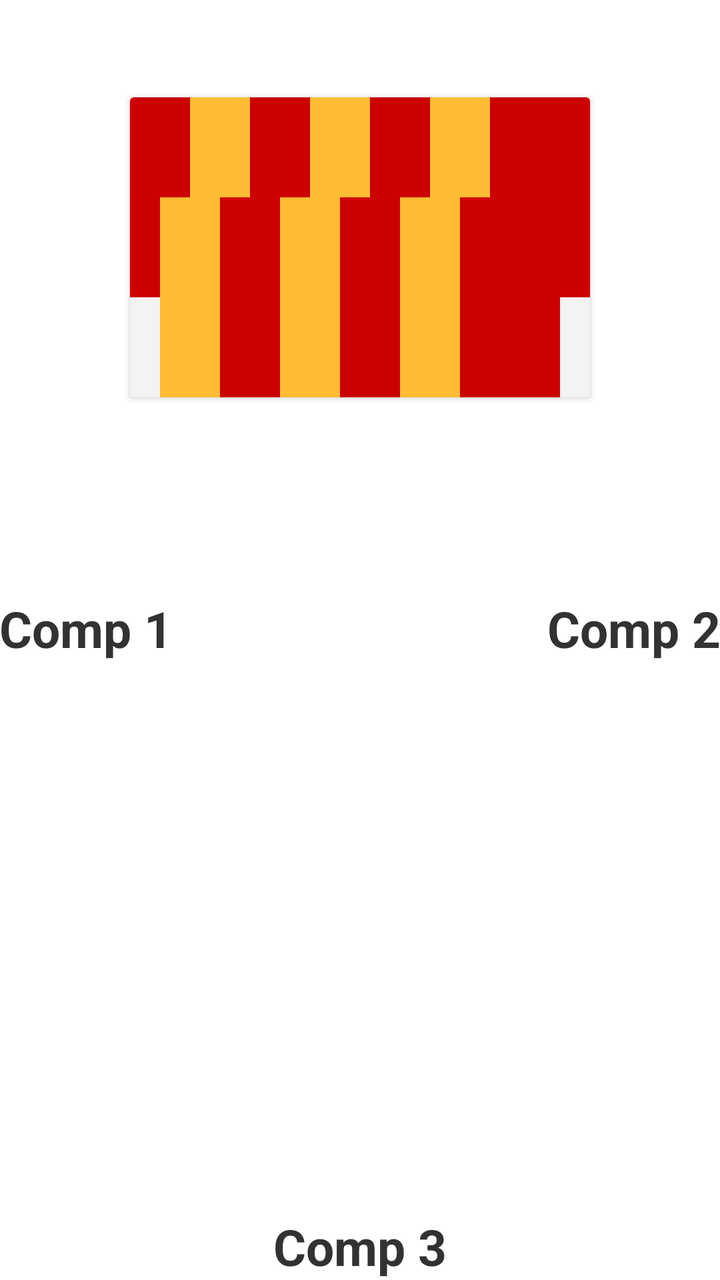
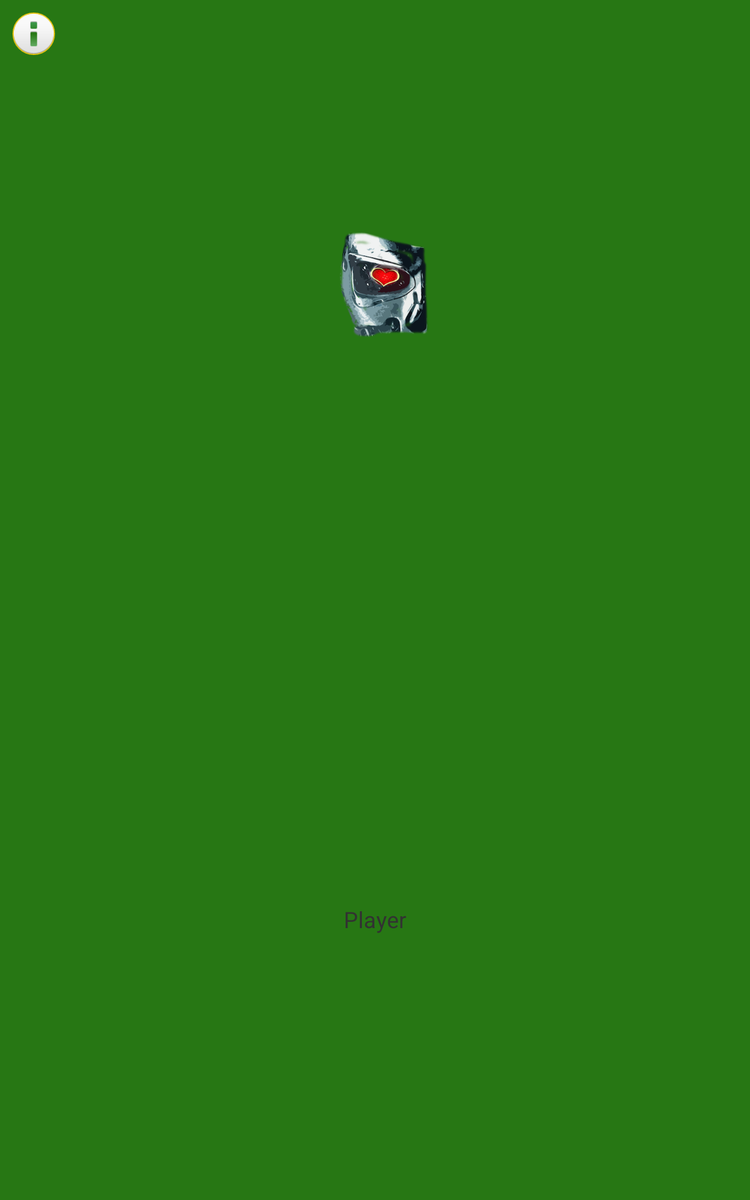

Compare how this app lays out the same screen by default and in its alternative resource folder. The renders come first, then the two layout files and the values they reference.
<!-- AndroidManifest.xml: activity theme AppTheme.NoActionBar -->
<!-- res/layout/activity_main.xml -->
<?xml version="1.0" encoding="utf-8"?>
<LinearLayout xmlns:android="http://schemas.android.com/apk/res/android"
    xmlns:tools="http://schemas.android.com/tools"
    android:layout_width="match_parent"
    android:layout_height="match_parent"
    android:orientation="vertical"
    android:paddingBottom="@dimen/activity_vertical_margin"
    android:paddingLeft="@dimen/activity_horizontal_margin"
    android:paddingRight="@dimen/activity_horizontal_margin"
    android:paddingTop="@dimen/activity_vertical_margin"
    tools:context=".activities.MainActivity">

    <TextView
        android:id="@+id/player_name"
        android:layout_width="wrap_content"
        android:layout_height="wrap_content"
        android:layout_gravity="left"
        android:textSize="25sp"
        android:textStyle="bold" />

    <android.support.v7.widget.CardView
        android:id="@+id/player_hand"
        android:layout_width="wrap_content"
        android:layout_height="wrap_content"
        android:layout_gravity="center"
        android:layout_marginTop="15dp"
        android:background="@android:color/holo_blue_bright">

        <ImageButton
            android:id="@+id/card_1"
            android:layout_width="50dp"
            android:layout_height="100dp"
            android:background="@android:color/holo_red_dark"
            android:scaleType="fitXY" />

        <ImageButton
            android:id="@+id/card_2"
            android:layout_width="50dp"
            android:layout_height="100dp"
            android:layout_marginLeft="30dp"
            android:layout_marginTop="0dp"
            android:background="@android:color/holo_orange_light"
            android:scaleType="fitXY" />

        <ImageButton
            android:id="@+id/card_3"
            android:layout_width="50dp"
            android:layout_height="100dp"
            android:layout_marginLeft="60dp"
            android:layout_marginTop="0dp"
            android:background="@android:color/holo_red_dark"
            android:scaleType="fitXY" />

        <ImageButton
            android:id="@+id/card_4"
            android:layout_width="50dp"
            android:layout_height="100dp"
            android:layout_marginLeft="90dp"
            android:layout_marginTop="0dp"
            android:background="@android:color/holo_orange_light"
            android:scaleType="fitXY" />

        <ImageButton
            android:id="@+id/card_5"
            android:layout_width="50dp"
            android:layout_height="100dp"
            android:layout_marginLeft="120dp"
            android:layout_marginTop="0dp"
            android:background="@android:color/holo_red_dark"
            android:scaleType="fitXY" />

        <ImageButton
            android:id="@+id/card_6"
            android:layout_width="50dp"
            android:layout_height="100dp"
            android:layout_marginLeft="150dp"
            android:layout_marginTop="0dp"
            android:background="@android:color/holo_orange_light"
            android:scaleType="fitXY" />

        <ImageButton
            android:id="@+id/card_7"
            android:layout_width="50dp"
            android:layout_height="100dp"
            android:layout_marginLeft="180dp"
            android:layout_marginTop="0dp"
            android:background="@android:color/holo_red_dark"
            android:scaleType="fitStart" />

        <ImageButton
            android:id="@+id/card_8"
            android:layout_marginLeft="15dp"
            android:layout_marginTop="50dp"
            android:layout_width="50dp"
            android:layout_height="100dp"
            android:background="@android:color/holo_orange_light"
            android:scaleType="fitXY" />

        <ImageButton
            android:id="@+id/card_9"
            android:layout_marginTop="50dp"
            android:layout_width="50dp"
            android:layout_height="100dp"
            android:layout_marginLeft="45dp"
            android:background="@android:color/holo_red_dark"
            android:scaleType="fitXY" />

        <ImageButton
            android:id="@+id/card_10"
            android:layout_width="50dp"
            android:layout_height="100dp"
            android:layout_marginLeft="75dp"
            android:layout_marginTop="50dp"
            android:background="@android:color/holo_orange_light"
            android:scaleType="fitXY" />

        <ImageButton
            android:id="@+id/card_11"
            android:layout_width="50dp"
            android:layout_height="100dp"
            android:layout_marginLeft="105dp"
            android:layout_marginTop="50dp"
            android:background="@android:color/holo_red_dark"
            android:scaleType="fitXY" />

        <ImageButton
            android:id="@+id/card_12"
            android:layout_width="50dp"
            android:layout_height="100dp"
            android:layout_marginLeft="135dp"
            android:layout_marginTop="50dp"
            android:background="@android:color/holo_orange_light"
            android:scaleType="fitXY" />

        <ImageButton
            android:id="@+id/card_13"
            android:layout_width="50dp"
            android:layout_height="100dp"
            android:layout_marginLeft="165dp"
            android:layout_marginTop="50dp"
            android:background="@android:color/holo_red_dark"
            android:scaleType="fitXY" />

    </android.support.v7.widget.CardView>

    <TextView
        android:id="@+id/test_view"
        android:layout_width="wrap_content"
        android:layout_height="wrap_content"
        android:layout_gravity="center"
        android:layout_marginTop="15dp"
        android:textSize="25sp"
        android:textStyle="bold" />

    <RelativeLayout
        android:id="@+id/relative_layout"
        android:layout_width="wrap_content"
        android:layout_height="wrap_content"
        android:layout_marginTop="50dp">

        <TextView
            android:id="@+id/computer1_name"
            android:layout_width="wrap_content"
            android:layout_height="wrap_content"
            android:text="Comp 1"
            android:textSize="25sp"
            android:textStyle="bold" />

        <TextView
            android:id="@+id/computer2_name"
            android:layout_width="wrap_content"
            android:layout_height="wrap_content"
            android:layout_alignParentEnd="true"
            android:layout_alignParentRight="true"
            android:text="Comp 2"
            android:textSize="25sp"
            android:textStyle="bold" />

        <TextView
            android:id="@+id/computer3_name"
            android:layout_width="wrap_content"
            android:layout_height="wrap_content"
            android:layout_alignParentBottom="true"
            android:layout_centerHorizontal="true"
            android:gravity="center"
            android:text="Comp 3"
            android:textSize="25sp"
            android:textStyle="bold" />

    </RelativeLayout>

</LinearLayout>
<!-- resources referenced by this layout -->
<resources>
  <style name="AppTheme.NoActionBar" parent="android:Theme.Holo.Light.DarkActionBar">
          <item name="windowActionBar">false</item>
          <item name="windowNoTitle">true</item>
      </style>
</resources>
<!-- res/layout-large/activity_main.xml (the author's variant of the layout above) -->
<!-- drawn on a 7-inch tablet held upright -->
<?xml version="1.0" encoding="utf-8"?>
<FrameLayout xmlns:android="http://schemas.android.com/apk/res/android"
    android:layout_width="match_parent"
    android:layout_height="match_parent"
    xmlns:tools="http://schemas.android.com/tools"
    android:background="#277714"
    tools:context=".activities.MainActivity">

    <Button
        android:id="@+id/pass_cards_button"
        android:layout_width="100dp"
        android:layout_height="wrap_content"
        android:layout_gravity="center"
        android:padding="15dp"
        android:onClick="clickedPassCards"
        android:text="@string/pass_cards"
        android:textSize="16sp"
        android:textStyle="bold"
        android:visibility="invisible"
        android:background="@drawable/roundedcorners"/>

    <ImageButton
        android:id="@+id/info_button"
        android:layout_width="wrap_content"
        android:layout_height="wrap_content"
        android:layout_marginTop="10dp"
        android:layout_marginLeft="10dp"
        android:onClick="clickInfoAlert"
        android:background="@drawable/circleimagebutton"
        android:src="@android:drawable/ic_dialog_info"
        />

    

    <RelativeLayout
        android:layout_width="900dp"
        android:layout_height="575dp"
        android:layout_gravity="center"
        android:layout_marginBottom="10dp">

        <TextView
            android:id="@+id/player_name"
            android:layout_width="wrap_content"
            android:layout_height="wrap_content"
            android:layout_alignParentBottom="true"
            android:layout_centerInParent="true"
            android:layout_marginBottom="10dp"
            android:textSize="18sp"
            android:text="Player"
            />

        <ImageView
            android:id="@+id/hal_player_icon"
            android:layout_width="90dp"
            android:layout_height="90dp"
            android:layout_alignParentLeft="true"
            android:layout_centerInParent="true"
            android:layout_marginLeft="5dp"
            android:background="@drawable/hal_lgheart"
            android:onClick="HalClicker"/>

        <TextView
            android:id="@+id/computer1_name"
            android:layout_width="75dp"
            android:layout_height="75dp"
            android:layout_alignParentLeft="true"
            android:layout_centerInParent="true"
            android:rotation="-45"
            android:layout_marginLeft="-5dp"
            android:textSize="16sp"
            android:text="Comp 1"
            android:background="@drawable/hearts_hal_cyber"
            android:visibility="gone"
            />

        <ImageView
            android:id="@+id/terminator_player_icon"
            android:layout_centerInParent="true"
            android:layout_alignParentTop="true"
            android:layout_width="90dp"
            android:layout_height="90dp"
            android:background="@drawable/terminator_heart"
            android:onClick="TerminatorClicker"
            />

        <TextView
            android:id="@+id/computer2_name"
            android:layout_width="wrap_content"
            android:layout_height="wrap_content"
            android:layout_alignParentTop="true"
            android:layout_centerInParent="true"
            android:textSize="16sp"
            android:text="Comp 2"
            android:visibility="gone"
            />

        <ImageView
            android:id="@+id/zombo_player_icon"
            android:layout_centerInParent="true"
            android:layout_alignParentRight="true"
            android:background="@drawable/zombo_heart"
            android:layout_marginRight="5dp"
            android:layout_width="90dp"
            android:layout_height="90dp"
            android:onClick="ZomboClicker"
            />

        <TextView
            android:id="@+id/computer3_name"
            android:layout_width="wrap_content"
            android:layout_height="wrap_content"
            android:layout_alignParentRight="true"
            android:layout_centerInParent="true"
            android:rotation="45"
            android:layout_marginRight="5dp"
            android:textSize="16sp"
            android:text="Comp 3"
            android:visibility="gone"
            />

        <ImageView
            android:id="@+id/played_suit"
            android:layout_width="90dp"
            android:layout_height="90dp"
            android:layout_centerInParent="true"/>

        <ImageView
            android:id="@+id/player_card"
            android:layout_width="90dp"
            android:layout_height="150dp"
            android:layout_below="@+id/played_suit"
            android:layout_centerHorizontal="true"/>

        <ImageView
            android:id="@+id/computer1_card"
            android:layout_width="90dp"
            android:layout_height="150dp"
            android:layout_marginRight="10dp"
            android:rotation="-90"
            android:layout_toLeftOf="@+id/played_suit"
            android:layout_centerVertical="true"/>

        <ImageView
            android:id="@+id/computer2_card"
            android:layout_width="90dp"
            android:layout_height="150dp"
            android:layout_above="@+id/played_suit"
            android:layout_centerHorizontal="true"/>

        <ImageView
            android:id="@+id/computer3_card"
            android:layout_width="90dp"
            android:layout_height="150dp"
            android:layout_marginLeft="10dp"
            android:rotation="90"
            android:layout_toRightOf="@+id/played_suit"
            android:layout_centerVertical="true"/>
    </RelativeLayout>

    

    <ImageView
        android:id="@+id/card_1"
        android:layout_width="60dp"
        android:layout_height="100dp"
        android:layout_gravity="bottom|center"
        android:layout_marginBottom="-40dp"
        android:layout_marginLeft="-200dp"
        android:src="@drawable/back" />

    <ImageView
        android:id="@+id/card_2"
        android:layout_width="60dp"
        android:layout_height="100dp"
        android:layout_gravity="bottom|center"
        android:layout_marginBottom="-40dp"
        android:layout_marginLeft="-170dp"
        android:src="@drawable/back" />

    <ImageView
        android:id="@+id/card_3"
        android:layout_width="60dp"
        android:layout_height="100dp"
        android:layout_gravity="bottom|center"
        android:layout_marginBottom="-40dp"
        android:layout_marginLeft="-140dp"
        android:src="@drawable/back" />

    <ImageView
        android:id="@+id/card_4"
        android:layout_width="60dp"
        android:layout_height="100dp"
        android:layout_gravity="bottom|center"
        android:layout_marginBottom="-40dp"
        android:layout_marginLeft="-110dp"
        android:src="@drawable/back" />

    <ImageView
        android:id="@+id/card_5"
        android:layout_width="60dp"
        android:layout_height="100dp"
        android:layout_gravity="bottom|center"
        android:layout_marginBottom="-40dp"
        android:layout_marginLeft="-80dp"
        android:src="@drawable/back" />

    <ImageView
        android:id="@+id/card_6"
        android:layout_width="60dp"
        android:layout_height="100dp"
        android:layout_gravity="bottom|center"
        android:layout_marginBottom="-40dp"
        android:layout_marginLeft="-50dp"
        android:src="@drawable/back" />

    <ImageView
        android:id="@+id/card_7"
        android:layout_width="60dp"
        android:layout_height="100dp"
        android:layout_gravity="bottom|center"
        android:layout_marginBottom="-40dp"
        android:layout_marginLeft="-20dp"
        android:src="@drawable/back" />

    <ImageView
        android:id="@+id/card_8"
        android:layout_width="60dp"
        android:layout_height="100dp"
        android:layout_gravity="bottom|center"
        android:layout_marginBottom="-40dp"
        android:layout_marginLeft="10dp"
        android:src="@drawable/back" />

    <ImageView
        android:id="@+id/card_9"
        android:layout_width="60dp"
        android:layout_height="100dp"
        android:layout_gravity="bottom|center"
        android:layout_marginBottom="-40dp"
        android:layout_marginLeft="40dp"
        android:src="@drawable/back" />

    <ImageView
        android:id="@+id/card_10"
        android:layout_width="60dp"
        android:layout_height="100dp"
        android:layout_gravity="bottom|center"
        android:layout_marginBottom="-40dp"
        android:layout_marginLeft="70dp"
        android:src="@drawable/back" />

    <ImageView
        android:id="@+id/card_11"
        android:layout_width="60dp"
        android:layout_height="100dp"
        android:layout_gravity="bottom|center"
        android:layout_marginBottom="-40dp"
        android:layout_marginLeft="100dp"
        android:src="@drawable/back" />

    <ImageView
        android:id="@+id/card_12"
        android:layout_width="60dp"
        android:layout_height="100dp"
        android:layout_gravity="bottom|center"
        android:layout_marginBottom="-40dp"
        android:layout_marginLeft="130dp"
        android:src="@drawable/back" />

    <ImageView
        android:id="@+id/card_13"
        android:layout_width="60dp"
        android:layout_height="100dp"
        android:layout_gravity="bottom|center"
        android:layout_marginBottom="-40dp"
        android:layout_marginLeft="160dp"
        android:src="@drawable/back" />

    

    <ImageView
        android:id="@+id/cardLeft1"
        android:layout_width="60dp"
        android:layout_height="100dp"
        android:layout_gravity="center|left"
        android:layout_marginBottom="-60dp"
        android:layout_marginLeft="-50dp"
        android:rotation="90"
        android:src="@drawable/back" />

    <ImageView
        android:id="@+id/cardLeft2"
        android:layout_width="60dp"
        android:layout_height="100dp"
        android:layout_gravity="center|left"
        android:layout_marginBottom="-50dp"
        android:layout_marginLeft="-50dp"
        android:rotation="90"
        android:src="@drawable/back" />

    <ImageView
        android:id="@+id/cardLeft3"
        android:layout_width="60dp"
        android:layout_height="100dp"
        android:layout_gravity="center|left"
        android:layout_marginBottom="-40dp"
        android:layout_marginLeft="-50dp"
        android:rotation="90"
        android:src="@drawable/back" />

    <ImageView
        android:id="@+id/cardLeft4"
        android:layout_width="60dp"
        android:layout_height="100dp"
        android:layout_gravity="center|left"
        android:layout_marginBottom="-30dp"
        android:layout_marginLeft="-50dp"
        android:rotation="90"
        android:src="@drawable/back" />

    <ImageView
        android:id="@+id/cardLeft5"
        android:layout_width="60dp"
        android:layout_height="100dp"
        android:layout_gravity="center|left"
        android:layout_marginBottom="-20dp"
        android:layout_marginLeft="-50dp"
        android:rotation="90"
        android:src="@drawable/back" />

    <ImageView
        android:id="@+id/cardLeft6"
        android:layout_width="60dp"
        android:layout_height="100dp"
        android:layout_gravity="center|left"
        android:layout_marginBottom="-10dp"
        android:layout_marginLeft="-50dp"
        android:rotation="90"
        android:src="@drawable/back" />

    <ImageView
        android:id="@+id/cardLeft7"
        android:layout_width="60dp"
        android:layout_height="100dp"
        android:layout_gravity="center|left"
        android:layout_marginBottom="0dp"
        android:layout_marginLeft="-50dp"
        android:rotation="90"
        android:src="@drawable/back" />

    <ImageView
        android:id="@+id/cardLeft8"
        android:layout_width="60dp"
        android:layout_height="100dp"
        android:layout_gravity="center|left"
        android:layout_marginBottom="10dp"
        android:layout_marginLeft="-50dp"
        android:rotation="90"
        android:src="@drawable/back" />

    <ImageView
        android:id="@+id/cardLeft9"
        android:layout_width="60dp"
        android:layout_height="100dp"
        android:layout_gravity="center|left"
        android:layout_marginBottom="20dp"
        android:layout_marginLeft="-50dp"
        android:rotation="90"
        android:src="@drawable/back" />

    <ImageView
        android:id="@+id/cardLeft10"
        android:layout_width="60dp"
        android:layout_height="100dp"
        android:layout_gravity="center|left"
        android:layout_marginBottom="30dp"
        android:layout_marginLeft="-50dp"
        android:rotation="90"
        android:src="@drawable/back" />

    <ImageView
        android:id="@+id/cardLeft11"
        android:layout_width="60dp"
        android:layout_height="100dp"
        android:layout_gravity="center|left"
        android:layout_marginBottom="40dp"
        android:layout_marginLeft="-50dp"
        android:rotation="90"
        android:src="@drawable/back" />

    <ImageView
        android:id="@+id/cardLeft12"
        android:layout_width="60dp"
        android:layout_height="100dp"
        android:layout_gravity="center|left"
        android:layout_marginBottom="50dp"
        android:layout_marginLeft="-50dp"
        android:rotation="90"
        android:src="@drawable/back" />

    <ImageView
        android:id="@+id/cardLeft13"
        android:layout_width="60dp"
        android:layout_height="100dp"
        android:layout_gravity="center|left"
        android:layout_marginBottom="60dp"
        android:layout_marginLeft="-50dp"
        android:rotation="90"
        android:src="@drawable/back" />

    

    <ImageView
        android:id="@+id/cardTop1"
        android:layout_width="60dp"
        android:layout_height="100dp"
        android:layout_gravity="top|center"
        android:layout_marginLeft="-200dp"
        android:layout_marginTop="-70dp"
        android:src="@drawable/back" />

    <ImageView
        android:id="@+id/cardTop2"
        android:layout_width="60dp"
        android:layout_height="100dp"
        android:layout_gravity="top|center"
        android:layout_marginLeft="-170dp"
        android:layout_marginTop="-70dp"
        android:src="@drawable/back" />

    <ImageView
        android:id="@+id/cardTop3"
        android:layout_width="60dp"
        android:layout_height="100dp"
        android:layout_gravity="top|center"
        android:layout_marginLeft="-140dp"
        android:layout_marginTop="-70dp"
        android:src="@drawable/back" />

    <ImageView
        android:id="@+id/cardTop4"
        android:layout_width="60dp"
        android:layout_height="100dp"
        android:layout_gravity="top|center"
        android:layout_marginLeft="-110dp"
        android:layout_marginTop="-70dp"
        android:src="@drawable/back" />

    <ImageView
        android:id="@+id/cardTop5"
        android:layout_width="60dp"
        android:layout_height="100dp"
        android:layout_gravity="top|center"
        android:layout_marginLeft="-80dp"
        android:layout_marginTop="-70dp"
        android:src="@drawable/back" />

    <ImageView
        android:id="@+id/cardTop6"
        android:layout_width="60dp"
        android:layout_height="100dp"
        android:layout_gravity="top|center"
        android:layout_marginLeft="-50dp"
        android:layout_marginTop="-70dp"
        android:src="@drawable/back" />

    <ImageView
        android:id="@+id/cardTop7"
        android:layout_width="60dp"
        android:layout_height="100dp"
        android:layout_gravity="top|center"
        android:layout_marginLeft="-20dp"
        android:layout_marginTop="-70dp"
        android:src="@drawable/back" />

    <ImageView
        android:id="@+id/cardTop8"
        android:layout_width="60dp"
        android:layout_height="100dp"
        android:layout_gravity="top|center"
        android:layout_marginLeft="10dp"
        android:layout_marginTop="-70dp"
        android:src="@drawable/back" />

    <ImageView
        android:id="@+id/cardTop9"
        android:layout_width="60dp"
        android:layout_height="100dp"
        android:layout_gravity="top|center"
        android:layout_marginLeft="40dp"
        android:layout_marginTop="-70dp"
        android:src="@drawable/back" />

    <ImageView
        android:id="@+id/cardTop10"
        android:layout_width="60dp"
        android:layout_height="100dp"
        android:layout_gravity="top|center"
        android:layout_marginLeft="70dp"
        android:layout_marginTop="-70dp"
        android:src="@drawable/back" />

    <ImageView
        android:id="@+id/cardTop11"
        android:layout_width="60dp"
        android:layout_height="100dp"
        android:layout_gravity="top|center"
        android:layout_marginLeft="100dp"
        android:layout_marginTop="-70dp"
        android:src="@drawable/back" />

    <ImageView
        android:id="@+id/cardTop12"
        android:layout_width="60dp"
        android:layout_height="100dp"
        android:layout_gravity="top|center"
        android:layout_marginLeft="130dp"
        android:layout_marginTop="-70dp"
        android:src="@drawable/back" />

    <ImageView
        android:id="@+id/cardTop13"
        android:layout_width="60dp"
        android:layout_height="100dp"
        android:layout_gravity="top|center"
        android:layout_marginLeft="160dp"
        android:layout_marginTop="-70dp"
        android:src="@drawable/back" />

    

    <ImageView
        android:id="@+id/cardRight1"
        android:layout_width="60dp"
        android:layout_height="100dp"
        android:layout_gravity="center|right"
        android:layout_marginBottom="-60dp"
        android:layout_marginRight="-50dp"
        android:rotation="90"
        android:src="@drawable/back" />

    <ImageView
        android:id="@+id/cardRight2"
        android:layout_width="60dp"
        android:layout_height="100dp"
        android:layout_below="@+id/cardLeft1"
        android:layout_gravity="center|right"
        android:layout_marginBottom="-50dp"
        android:layout_marginRight="-50dp"
        android:rotation="90"
        android:src="@drawable/back" />

    <ImageView
        android:id="@+id/cardRight3"
        android:layout_width="60dp"
        android:layout_height="100dp"
        android:layout_gravity="center|right"
        android:layout_marginBottom="-40dp"
        android:layout_marginRight="-50dp"
        android:rotation="90"
        android:src="@drawable/back" />

    <ImageView
        android:id="@+id/cardRight4"
        android:layout_width="60dp"
        android:layout_height="100dp"
        android:layout_gravity="center|right"
        android:layout_marginBottom="-30dp"
        android:layout_marginRight="-50dp"
        android:rotation="90"
        android:src="@drawable/back" />

    <ImageView
        android:id="@+id/cardRight5"
        android:layout_width="60dp"
        android:layout_height="100dp"
        android:layout_gravity="center|right"
        android:layout_marginBottom="-20dp"
        android:layout_marginRight="-50dp"
        android:rotation="90"
        android:src="@drawable/back" />

    <ImageView
        android:id="@+id/cardRight6"
        android:layout_width="60dp"
        android:layout_height="100dp"
        android:layout_gravity="center|right"
        android:layout_marginBottom="-10dp"
        android:layout_marginRight="-50dp"
        android:rotation="90"
        android:src="@drawable/back" />

    <ImageView
        android:id="@+id/cardRight7"
        android:layout_width="60dp"
        android:layout_height="100dp"
        android:layout_gravity="center|right"
        android:layout_marginBottom="0dp"
        android:layout_marginRight="-50dp"
        android:rotation="90"
        android:src="@drawable/back" />

    <ImageView
        android:id="@+id/cardRight8"
        android:layout_width="60dp"
        android:layout_height="100dp"
        android:layout_gravity="center|right"
        android:layout_marginBottom="10dp"
        android:layout_marginRight="-50dp"
        android:rotation="90"
        android:src="@drawable/back" />

    <ImageView
        android:id="@+id/cardRight9"
        android:layout_width="60dp"
        android:layout_height="100dp"
        android:layout_gravity="center|right"
        android:layout_marginBottom="20dp"
        android:layout_marginRight="-50dp"
        android:rotation="90"
        android:src="@drawable/back" />

    <ImageView
        android:id="@+id/cardRight10"
        android:layout_width="60dp"
        android:layout_height="100dp"
        android:layout_gravity="center|right"
        android:layout_marginBottom="30dp"
        android:layout_marginRight="-50dp"
        android:rotation="90"
        android:src="@drawable/back" />

    <ImageView
        android:id="@+id/cardRight11"
        android:layout_width="60dp"
        android:layout_height="100dp"
        android:layout_gravity="center|right"
        android:layout_marginBottom="40dp"
        android:layout_marginRight="-50dp"
        android:rotation="90"
        android:src="@drawable/back" />

    <ImageView
        android:id="@+id/cardRight12"
        android:layout_width="60dp"
        android:layout_height="100dp"
        android:layout_gravity="center|right"
        android:layout_marginBottom="50dp"
        android:layout_marginRight="-50dp"
        android:rotation="90"
        android:src="@drawable/back" />

    <ImageView
        android:id="@+id/cardRight13"
        android:layout_width="60dp"
        android:layout_height="100dp"
        android:layout_gravity="center|right"
        android:layout_marginBottom="60dp"
        android:layout_marginRight="-50dp"
        android:rotation="90"
        android:src="@drawable/back" />

</FrameLayout>
<!-- resources referenced by the variant -->
<!-- as a 7-inch tablet held upright resolves them -->
<resources>
  <!-- drawable circleimagebutton (drawable) -->
  <?xml version="1.0" encoding="utf-8"?>
  <shape xmlns:android="http://schemas.android.com/apk/res/android">
      <stroke
          android:width="2dp"
          android:color="#e4c30b" />
  
      <padding
          android:left="1dp"
          android:right="1dp"
          android:top="1dp"
          android:bottom="1dp"/>
  
      <corners
          android:radius="220dp"
          />
  
      <gradient
          android:startColor="#86CB92"
          android:centerColor="#277714"
          android:endColor="#4FB477"
          android:angle="90" />
  </shape>
  <!-- drawable hal_lgheart: png bitmap (drawable, 67865 bytes) -->
  <!-- drawable hearts_hal_cyber: png bitmap (drawable, 50383 bytes) -->
  <!-- drawable roundedcorners (drawable) -->
  <?xml version="1.0" encoding="utf-8"?>
  <shape xmlns:android="http://schemas.android.com/apk/res/android">
      <stroke
          android:width="2dp"
          android:color="#e4c30b" />
  
      <padding
          android:left="1dp"
          android:right="1dp"
          android:top="1dp"
          android:bottom="1dp"/>
  
      <corners
          android:radius="10dp" />
  
      <gradient
          android:startColor="#86CB92"
          android:centerColor="#277714"
          android:endColor="#4FB477"
          android:angle="90" />
  </shape>
  <!-- drawable terminator_heart: png bitmap (drawable, 85194 bytes) -->
  <!-- drawable zombo_heart: png bitmap (drawable, 43390 bytes) -->
  <string name="pass_cards">Pass Cards</string>
  <style name="AppTheme.NoActionBar" parent="android:Theme.Holo.Light.DarkActionBar">
          <item name="windowActionBar">false</item>
          <item name="windowNoTitle">true</item>
      </style>
</resources>
